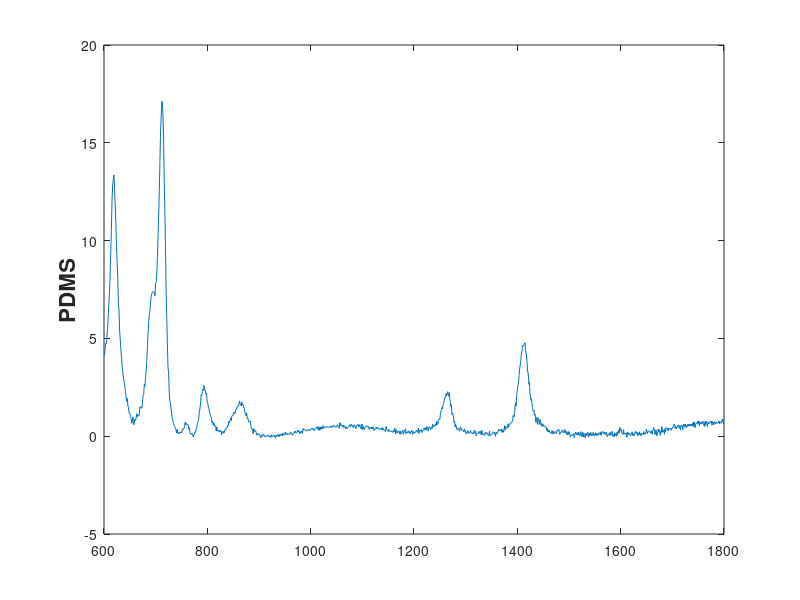

Write the MATLAB code that produced this figure. (Note: this script raises an error after producing the figure.)

clear;
clc;
% Load Depth Scan spectra 

PDMS = load('PDMSNoSub.mat');
LiverBlobInjectedEthanol = load('LiverBlobEthanolInjectedNoSub.mat');
LiverBlob = load('liverblobNoSub.mat');
Ethanol = load('ethanolNoSub.mat');


wavenumPDMS = PDMS.data.wavenumcrop;
spectraPDMS = PDMS.data.speccrop

% overtime = load('TissueOH.mat');
% wavenumOT = overtime.data.wavenumcrop;
% spectraOT = overtime.data.speccrop;

for k = 1:size(PDMS,2)
    %smoothspecPDMS(:, k) = smooth(spectraPDMS(:, k), sdex, 'sgolay', 2);
    smoothspecPDMS(:, k) = spectraPDMS(:,k);
    normspecPDMS(:, k) = spectraPDMS(:, k)/mean(spectraPDMS(:,k));
end

figure()
plot(wavenumPDMS, normspecPDMS)
ylabel('PDMS','FontSize',16,'FontWeight','Bold')


wavenumEthanol = Ethanol.data.wavenumcrop;
spectraEthanol = Ethanol.data.speccrop

% overtime = load('TissueOH.mat');
% wavenumOT = overtime.data.wavenumcrop;
% spectraOT = overtime.data.speccrop;

for k = 1:size(Ethanol,2)
    %smoothspecPDMS(:, k) = smooth(spectraPDMS(:, k), sdex, 'sgolay', 2);
    smoothspecEthanol(:, k) = spectraEthanol(:,k);
    normspecEthanol(:, k) = spectraEthanol(:, k)/mean(spectraEthanol(:,k));
end

normspecEthanol = fshift(normspecEthanol, 106);

figure()
plot(wavenumEthanol, normspecEthanol)
ylabel('Ethanol','FontSize',16,'FontWeight','Bold')


wavenumLiverBlob = LiverBlob.data.wavenumcrop;
spectraLiverBlob = LiverBlob.data.speccrop

% overtime = load('TissueOH.mat');
% wavenumOT = overtime.data.wavenumcrop;
% spectraOT = overtime.data.speccrop;

for k = 1:size(LiverBlob,2)
    %smoothspecPDMS(:, k) = smooth(spectraPDMS(:, k), sdex, 'sgolay', 2);
    smoothspecLiverBlob(:, k) = spectraLiverBlob(:,k);
    normspecLiverBlob(:, k) = spectraLiverBlob(:, k)/mean(spectraLiverBlob(:,k));
end

%     normspecEthanol(:, k) = fshift(normspecEthanol(:,k),103);


figure()
plot(wavenumLiverBlob, normspecLiverBlob)
ylabel('Liver','FontSize',16,'FontWeight','Bold')


wavenumLiverBlobInjectedEthanol = LiverBlobInjectedEthanol.data.wavenumcrop;
spectraLiverBlobInjectedEthanol = LiverBlobInjectedEthanol.data.speccrop

% overtime = load('TissueOH.mat');
% wavenumOT = overtime.data.wavenumcrop;
% spectraOT = overtime.data.speccrop;

for k = 1:size(LiverBlobInjectedEthanol,2)
    %smoothspecPDMS(:, k) = smooth(spectraPDMS(:, k), sdex, 'sgolay', 2);
    smoothspecLiverBlobInjectedEthanol(:, k) = spectraLiverBlobInjectedEthanol(:,k);
    normspecLiverBlobInjectedEthanol(:, k) = spectraLiverBlobInjectedEthanol(:, k)/mean(spectraLiverBlobInjectedEthanol(:,k));
end

figure()
plot(wavenumLiverBlobInjectedEthanol, normspecLiverBlobInjectedEthanol)
ylabel('Liver And Injected Ethanol','FontSize',16,'FontWeight','Bold')


%% Establish Basis array
% Basis Array for positive fitting 
% C(:, 1:272) = normRB(:,:);
% C(:, 273:282) = normgel(:,:);
% C(:, 283:329) = normL(:,:);
% C(:, 330) = normTFV(:,:);
% 
[RR,CC] = size(normspecLiverBlob);

Livervar = [1:CC];
% Bkgdvar = [CC+1];
%Lvar = [188:250];
OHvar = [CC+2];

%size(RBvar)
%size(normRB)

%[tempsizeR,tempsizeC] = size(normRB);

C = zeros(length(normspecLiverBlob),CC+2);
%size(normRB(speccrop,:))
%normOH
C(:, Livervar) = normspecLiverBlob(:,:);
% C(:, OHvar) = normBkgd(speccrop,:);
% C(:, Lvar) = normL(speccrop,:);  
C(:, OHvar) = normspecEthanol(:,:);

% figure()
% plot(speccrop,C(:, OHvar))

%% Chemometric Fitting
% Find the coeeficients of the matrix computation [Fit] = [Basis][Coeff]

% Scan 1
for k = 1:size(normspecLiverBlobInjectedEthanol,2);
    coeff1(1:size(C,2), k) = lsqnonneg(C,normspecLiverBlobInjectedEthanol(:,k));
end

%% Fitting and Determining Relative Contributions - Positive Fit
% Find the fit spectra and smooth
% Find the tissue Contribution and the TFV contribution

% Scan 1 - Tissue 
for k = 1:size(normspecLiverBlobInjectedEthanol,2);
%for k = 1:5;
    fit1(:,k) = C(:,:)*coeff1(:,k);
    %fit1(:,k) = smooth(fit1(:,k), 20, 'sgolay',2);
    tissueContr1(:,k) = C(:, Livervar)*coeff1(Livervar,k);
    OHbasisContr1(:,k) = C(:, OHvar)*coeff1(OHvar, k);
    OHContr1(:,k) = trapz(OHbasisContr1(:,k))./(trapz(tissueContr1(:,k)));
    Tissue1(:,k) = trapz(tissueContr1(:,k))./trapz(fit1(:,k));

end

%%

%%

% CM = lines(5);
% figure(); clf
% hold on
% plot(x1(:,[1:end])+shift(1), GContr1(:,[1:end]), '-o', 'color',CM(1,:), 'LineWidth', 3)
% plot(x23(:,[1:end])+shift(2), GContr2(:,[1:end]), '-o', 'color',CM(2,:), 'LineWidth', 3)
% plot(x23(:,[1:end])+shift(3), GContr3(:,[1:end]), '-o', 'color',CM(3,:), 'LineWidth', 3)
% xlabel('x Depth (\mum)','FontSize',12,'FontWeight','Bold'); ylabel('Relative Concentration (a.u.)','FontSize',12,'FontWeight','Bold')
% title('Raman Relative Concentrations of Gel in Porcine Vaginal Tissue, 2hr incubation','FontSize',14,'FontWeight','Bold')
% legend('Scan1', 'Scan2', 'Scan3')

%%

% figure(2); clf
% for i = 1:size(Scan3(:,:), 2);
%     plot(wavenum, Scan3(:,i))
%     pause
%     
%     hold on
% end

%% Area Plots of chemometric fit
% Figure for representative ES Zone spectra
%for i =1:size(Scan1crop,2)
%for i =length(x1)-5:length(x1)

for i = 1:size(normspecLiverBlobInjectedEthanol,2)

figure(); clf  
a=area(wavenumLiverBlob, tissueContr1(:,i),'FaceColor',[0 0 1]);
%a.FaceColor = [0 0 1];
hold on

%e.FaceColor = [0 1 1];

b = area(wavenumEthanol, OHbasisContr1(:,i),'FaceColor',[0 1 0]);
%b.FaceColor = [0 1 0];
% 
% c=area(wavenumcrop, TFVbasisContr1(:,i),'FaceColor',[1 0 0]);
% %c.FaceColor = [1 0 0];


plot(wavenumLiverBlobInjectedEthanol, normspecLiverBlobInjectedEthanol(:,i), 'Color',[0, 130/255, 255/255],'LineWidth', 1.5)
plot(wavenumLiverBlobInjectedEthanol, fit1(:,i),'Color',[255/255, 139/255, 0], 'LineWidth', 1.5)
plot(wavenumLiverBlobInjectedEthanol, normspecLiverBlobInjectedEthanol(:,i)-fit1(:,i),'Color',[255/255, 196/255, 0])
legend('Tissue', 'Ethanol','Raw Data', 'Fit', 'Residuals')
xlabel('Raman Shift (cm^{-1})','FontSize',18,'FontWeight','Bold'); ylabel(' Raman Intensity (a.u.)','FontSize',18,'FontWeight','Bold')
title(sprintf('Representative Spectra for Ethanol-injected Tissue'),'FontSize',18,'FontWeight','Bold')
XTickL = get(gca,'XTick');
set(gca,'FontSize',14);
YTickL = get(gca,'YTick');
set(gca,'FontSize',14);
axis('tight')

Residual = mean(abs(normspecLiverBlobInjectedEthanol(:,i)-fit1(:,i))./normspecLiverBlobInjectedEthanol(:,i))*100;

end

% FinalConc = [x1',OHContr1']
% dlmwrite(sprintf('DataVsTime.csv'),FinalConc)

% %% Convert relative concentrations to "true" concentration
% 
% %y = @(x) 10.20 .* x + 0.01158;    % calibration curve (x = raman, y = true)
% y = @(x) 10.35 .* x; 
% 
% TFV_RelConc = [TFVContr1' TFVContr2' TFVContr3']; 
% TFV_Conc = y(TFV_RelConc);
% minnum = min(TFV_Conc);
% minnum = minnum(1).*ones(size(TFV_Conc));
% TFV_Concshift = TFV_Conc-minnum;
% 
% %% Plot linear connected points to see trend
% CM = lines(5);
% figure(6); clf
% hold on
% ylabel('TFV Concentration (%w/w)')
% dex = [2 2 2 2 2];
% err = 0.0613.*ones(size(TFV_Conc));
% for i=1:5;
%     plot(xcrop1(:,[1:end-dex(i)])+shift(i), TFV_Conc([1:end-dex(i)],i), '-o', 'color', CM(i,:), 'LineWidth', 2.5, ...
%         'MarkerSize', 10)
%     %errorbar(xcrop1(:,[dex(i):end]), TFV_Conc([dex(i):end],i), err([dex(i):end],i)) 
% end
% hold on
% plot(xcrop1, ones(size(xcrop1)).*0.0613, 'k--')
% legend('Scan1 (12 min)', 'Scan2 (34 min)', 'Scan3 (57 min)', 'Scan4 (80 min)', 'Scan5(107 min)', 'LOD')%
% xlabel('x Depth (\mum)'); 
% title('TFV Concentrations in Porcine Rectal Tissue')
% axis([-100 800 0 3])
% 
% %% Plot points for polyfit
% clear P
% 
% CM = lines(5);
% xval = xcrop1(:,[1:end-3]);
% yval = TFV_Conc([1:end-3], :)';
% xfit = linspace(0, xval(:,1), 1000);
% 
% 
% for k=1:5;
% P(k,:) = polyfit(xval, yval(k,:), 5);
% yfit(k,:) = polyval(P(k,:),xfit);
% end
% 
% figure(7); clf
% hold on
% ylabel('TFV Conc (%w/w)')
% for i=1:5;
%     plot(xval+shift(i), yval(i,:), 'o', 'color', CM(i,:), 'LineWidth', 2.5)
%     hold on
% end
% for i=1:5;
%     plot(xfit+shift(i), yfit(i,:), '-', 'color', CM(i,:), 'LineWidth', 2.5);
% end
% legend('Scan1 (12 min)', 'Scan2 (34 min)', 'Scan3 (57 min)', 'Scan4 (80 min)', 'Scan5(107 min)')
% xlabel('x Depth (\mum)'); 
% title('TFV Concentrations in Porcine Rectal Tissue')
% axis([0 800 0 2])
% 



% 
% % Import Basis Spectra
% VB1 = load('TissueBasis.mat');
% %VB4 = load('VB4.mat');
% %VB5 = load('VB5.mat');
% %size(VB4)
% %size(VB5)
% %Ethanol = load('Ethanol.mat');
% Ethanol = load('EthanolPrePost.mat');
% systemBkgd = load('SystemBkgd.mat');
% %RB_L = load('/Users/Aubrey/Documents/Katz Lab/Summer/Rectal Basis/RectalBasisSpec.mat');
% 
% %spectraRB = [VB1.data.speccrop VB4.data.speccrop VB5.data.speccrop];
% spectraRB = VB1.data.speccrop;
% waveRB=VB1.data.wavenumcrop(:,:);
% spectraOH = Ethanol.data.speccrop(:,2);                   
% waveOH = Ethanol.data.wavenumcrop(:,:);
% spectraBkgd = systemBkgd.data.speccrop(:,:);
% waveBkgd = systemBkgd.data.wavenumcrop(:,:);
% 
% figure()
% plot(waveRB,spectraRB)
% 
% % Smooth and Normalize basis
% for k = 1:size(spectraRB,2)
%     %smoothRB(:, k) = smooth(spectraRB(:, k), sdex, 'sgolay', 2);
%     smoothRB(:, k) = spectraRB(:,k);
%     normRB(:, k) = smoothRB(:, k)/mean(smoothRB(:,k));
% end
% 
% for k = 1:size(spectraOH,2)
%     %smoothgel(:,k) = smooth(spectragel(:,k), sdex, 'sgolay', 2);
%     smoothOH(:,k) = spectraOH(:,k);
%     normOH(:,k) = smoothOH(:,k)/mean(smoothOH(:,k));
% end
% 
% for k = 1:size(spectraBkgd,2)
%     %smoothBkgd(:, k) = smooth(spectraBkgd(:, k), sdex, 'sgolay', 2);
%     smoothBkgd(:, k) = spectraBkgd(:,k);
%     normBkgd(:, k) = smoothBkgd(:, k)/mean(smoothBkgd(:,k));
% end
% %normBkgd = normBkgd(:,[1,2]);
% 
% %x1 = [3,5.5,7.5,10,12.5,14.5,17.5,20,22.5,25,27,29.5,32.5,34.5,36.5,38.5,40.5,42.5,44.5,51.5]; 
% 
% x1 = [1.5,4,6,8,10,14,16,18,22,24.5,27,29,31,33,35,36.5,38,40,42,43.5,46,50,53.5,55,57,59.5,62.5,64,66]; 
% %x1 = [2.5,6,8.5,10.5,13,15.5,17.5,19.5,21.5,23.5,25.5,27.5,29.5,31.5,33,35,37,39,41,43.5,45.5,47.5,49.5,51.5,53.5,55.5,57,59,61,63,67,69.5]; 
% 
% %size(x1)
% %size(normspecOT)
% 
% %%% Align all the RB basis and experiment spectra using the Phe peak
% List = {normRB};
% t_f = 0;
% for j = 1:size(List,2)
% dexU = find(wavenumOT>=1012, 1); 
% dexL = find(wavenumOT>=965, 1); 
% var = cell2mat(List(j));
% for i = 1:size(var,2)
%     Phepeakdex(i) = (dexL-1) + find(var([dexL:dexU],i)==max(var([dexL:dexU],i)));
%     diff(i) = wavenumOT(Phepeakdex(i)) - 1004;
%     tstart = tic;
%     while abs(diff(i))>=1 && t_f<=1
%         if diff(i)>0
%             var(:,i) = fshift(var(:,i), -0.1);
%         else diff(i)<0;
%             var(:,i) = fshift(var(:,i), 0.1);
%         end
%         t_f = toc(tstart);
% 
%         Phepeakdex(i) = (dexL-1) + find(var([dexL:dexU],i)==max(var([dexL:dexU],i)));
%         diff(i) = wavenumOT(Phepeakdex(i)) - 1004;
%     end
%     Listnew(j) = {var};
% end
% end
% 
% normRB = cell2mat(Listnew(1));
% 
% 
% shiftX = -4;
% normOH = fshift(normOH,shiftX);
% % shiftX = -12;
% % normRB = fshift(normRB,shiftX);
% 
% checkIndeces = [];
% checkIndecesplot = zeros(1,length(checkIndeces));
% 
% for i = 1:length(checkIndeces)
% checkIndecesplot(i) = find(x1==checkIndeces(i));
% end
% 
% normspecOT(:,find(x1==66)) = [];
% x1(:,find(x1==66)) = [];
% %
% % elim = [51.5];
% % normspecOT
% % x1(:,find(x1==35)) = [];
% % normspecOT(:,find(x1==54)) = [];
% % x1(:,find(x1==54)) = [];
% % normspecOT(:,find(x1==60)) = [];
% % x1(:,find(x1==60)) = [];
% % normspecOT(:,find(x1==55.5)) = [];
% % x1(:,find(x1==55.5)) = [];
% 
% % elim = 35;
% % elimInd = zeros(1,length(elim));
% % 
% % for i = 1:length(elim)
% % elimInd(i) = find(x1==elim(i));
% % end
% % %normspecOT(:,12) = [];
% % 
% % normspecOT(:,elimInd) = [];
% % x1(:,elimInd) = [];
% 
% % shiftX = 1;
% % normspecOT(:,31) = fshift(normspecOT(:,31),shiftX);
% % normspecOT(:,32) = fshift(normspecOT(:,32),shiftX);
% 
% %  shiftX = 1;
% %  normspecOT(:,31) = fshift(normspecOT(:,33),shiftX);
% %  normspecOT(:,32) = fshift(normspecOT(:,34),shiftX);
% % 
% % shiftX = 2;
% % normspecOT(:,25) = fshift(normspecOT(:,25),shiftX);
% % normspecOT(:,26) = fshift(normspecOT(:,26),shiftX);
% % normspecOT(:,27) = fshift(normspecOT(:,27),shiftX);
% % normspecOT(:,28) = fshift(normspecOT(:,28),shiftX);
% % normspecOT(:,29) = fshift(normspecOT(:,29),shiftX);
% 
% 
% 
% %shiftX=1;
% %normspecOT(:,31) = fshift(normspecOT(:,31),shiftX);
% 
% %shiftX=1;
% %normspecOT(:,32) = fshift(normspecOT(:,32),shiftX);
% %  
% %  shiftX=4.6;
% %  normspecOT(:,11) = fshift(normspecOT(:,11),shiftX);
% %  
% %  shiftX=4.6;
% %  normspecOT(:,12) = fshift(normspecOT(:,12),shiftX);
% %  
% %  shiftX=-20.7;
% %  normspecOT(:,13) = fshift(normspecOT(:,13),shiftX);
% % 
% %  shiftX=4;
% %  normspecOT(:,14) = fshift(normspecOT(:,14),shiftX);
% %  
% %  shiftX=-21.84;
% %  normspecOT(:,15) = fshift(normspecOT(:,15),shiftX);
% %  
% %  shiftX= -19.84;
% %  normspecOT(:,16) = fshift(normspecOT(:,16),shiftX);
% % 
% %  shiftX= -19.84;
% %  normspecOT(:,17) = fshift(normspecOT(:,17),shiftX);
% %  
% %  shiftX= -18.84;
% %  normspecOT(:,18) = fshift(normspecOT(:,18),shiftX);
% %  
% %  shiftX= 3;
% %  normspecOT(:,19) = fshift(normspecOT(:,19),shiftX);
% %  
% %  shiftX= 3;
% %  normspecOT(:,20) = fshift(normspecOT(:,20),shiftX);
% % 
% %  shiftX= 3;
% %  normspecOT(:,21) = fshift(normspecOT(:,21),shiftX);
%  
% %  shiftX=-21.84;
% %  normspecOT(:,16) = fshift(normspecOT(:,16),shiftX);
%  
% %tempvar = 5;
% 
% % one= normgel(:,2);
% % %two=normL(:,5);
% % three=normRB(:,1); %waveRB
% % four = normTFV(:,1);
% % five = normBkgd(:,1);
% % six = normG(:,1);
% 
% % figure(2); clf
% % plot(wavenuml2, Scan2(:,2))
% % hold on
% % plot(wavenuml2, five, 'LineWidth', 1)
% % xlabel('Raman Shift (cm^{-1})'); ylabel('Raman Intensity (a.u.)')
% % title('Raman Signature of Gel')
% % axis('tight')
% % legend('Scan', 'Basis')
% 
% %plot(wavenum, Scan3(:,1))
% 
% % Scan1 = Scan1(:, [1:3, 8:15, 18:end]);
% % Scan2 = Scan2(:, [1:3, 8:15, 18:end]);
% % Scan3 = Scan3(:, [1:3, 8:15, 18:end]);
% % Scan4 = Scan4(:, [1:3, 8:15, 18:end]);
% 
% %%
% 
% 
%   speccrop = [1:1174];
%   Scan1crop = normspecOT(speccrop,:);
% % % Scan2crop = Scan2(speccrop,:);
% % % Scan3crop = Scan3(speccrop,:);
%  wavenumcrop = wavenumOT(speccrop,:);
% %  xcrop1 = x1(:,:);%(:, [1:3, 8:15, 18:end]);
% % % xcrop2 = x23(:,:);%(:, [1:3, 8:15, 18:end]);
% % % xcrop3 = x23(:,:);%(:, [1:3, 8:15, 18:end]);
% %% seuqenctial polot
% % figure(1); clf
% % for i=1:size(Scan2,2);
% %     plot(wavenum, Scan2(:,i))
% %     hold on
% %     title(num2str(i))
% %     pause
% % end
% % 
% %% establish a stacked plot
% 
% figure(); clf
% hold on
% CM = colormap(winter(28));
% CM = flipud(CM);
% k=0;
% [rr,cc] = size(normspecOT);
% indices = [1,3,4,8,15,18];
% for i = 1:length(indices)
%     k=k+1;
%     plot(wavenumOT, normspecOT(:,indices(i))-12.*k, 'color', CM(k*3,:), 'LineWidth', 2)
% end
% xlabel('Wavenumber (cm^{-1})','FontSize',18,'FontWeight','Bold');
% ylabel('\leftarrow Increasing Time','FontSize',18,'FontWeight','Bold');  
% title('Sample spectra on stromal surface over time','FontSize',18,'FontWeight','Bold')
% set(gca,'YTickLabel',[]);
% XTickL = get(gca,'XTick');
% set(gca,'FontSize',14);
% %set(gca,'XTickLabel','FontSize',16);
% ylim([-76,-5])
% xlim([600,1800])
% labels = {'0 \mum','25 \mum','50 \mum','75 \mum' '100 \mum','125 \mum','150 \mum', '200 \mum', '250 \mum'};
% labels=flipud(labels);
% %lcolorbar(labels,'TitleString','Depth');
% %axis('tight')
% 